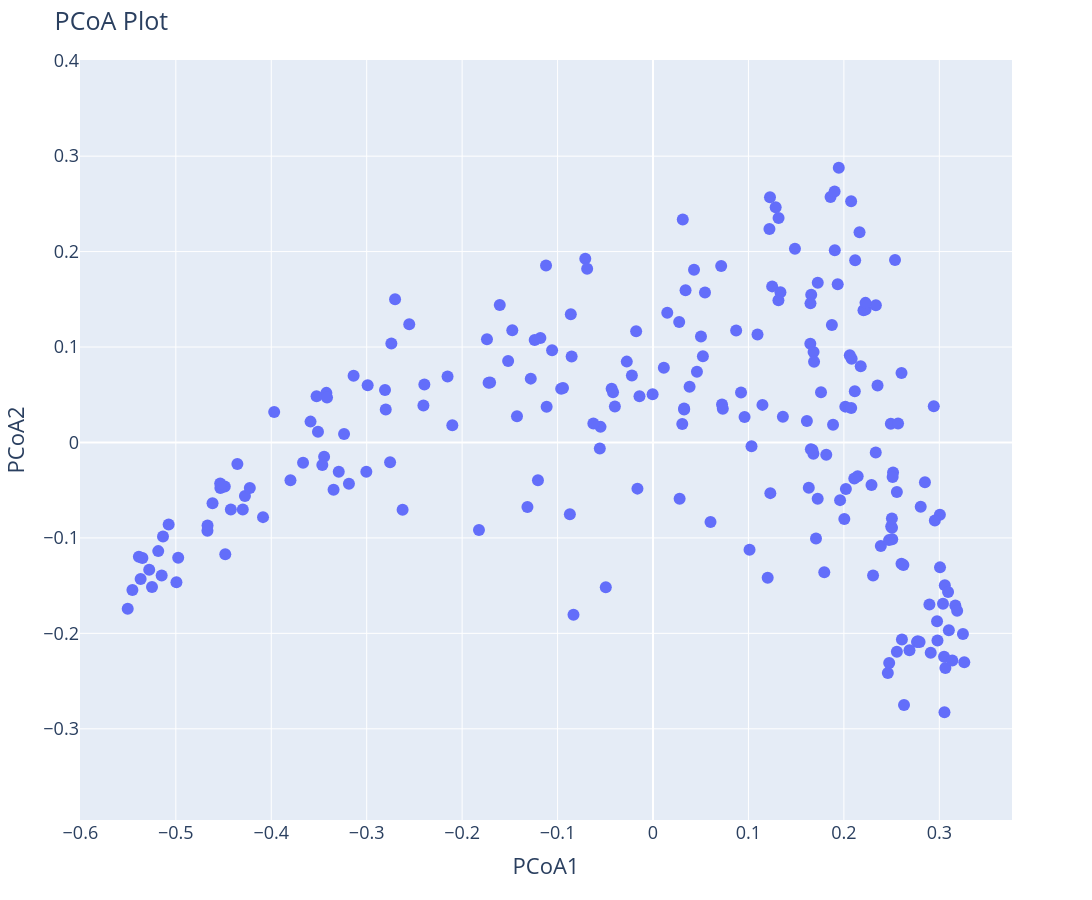

The notebook cell this image was saved under:
### Code cell
import plotly.io as pio
gene_pipe.plot_pcoa_plotly(gene_pipe.coords, gene_pipe.selected_genes)

### Figure 1 — Plotly figure (JSON) as saved in the notebook; plotly's stock layout.template omitted (floating-point values rounded to 4 significant figures; data arrays with more than 128 entries replaced by an {"elided": "..."} marker saying what was removed)
{"data": [{"hovertemplate": "<b>%{hovertext}</b><br><br>PCoA1=%{x}<br>PCoA2=%{y}<extra></extra>", "hovertext": {"elided": "219 str values"}, "legendgroup": "", "marker": {"color": "#636efa", "size": 12, "symbol": "circle"}, "mode": "markers", "name": "", "orientation": "v", "showlegend": false, "type": "scatter", "x": {"elided": "219 float values"}, "xaxis": "x", "y": {"elided": "219 float values"}, "yaxis": "y"}], "layout": {"font": {"size": 18}, "height": 900, "legend": {"tracegroupgap": 0}, "margin": {"t": 60}, "title": {"text": "PCoA Plot"}, "width": 1200, "xaxis": {"anchor": "y", "domain": [0, 1], "range": [-0.6004, 0.3761], "title": {"text": "PCoA1"}}, "yaxis": {"anchor": "x", "domain": [0, 1], "range": [-0.3326, 0.3378], "scaleanchor": "x", "scaleratio": 1, "title": {"text": "PCoA2"}}}}
